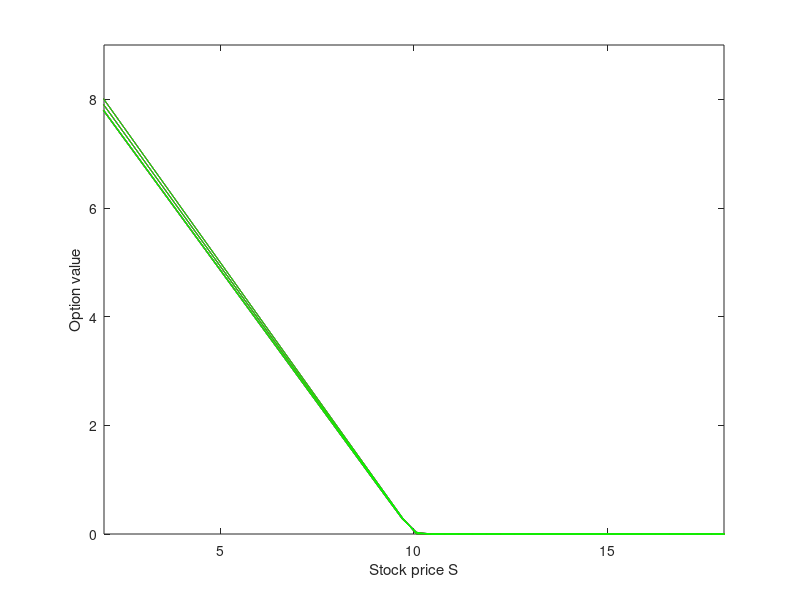

Reproduce this figure in MATLAB.
clc;close all; clear all;
X = 10; r = 0.05; sigma = 0.20; theta = 0.5;
T = 0.5;
N = 81;
M = 100;
S = linspace(1,30,N);
y = log(S);
dt = T/M;
dy = y(2)-y(1);
c = 1.53;
[call, put] = blsprice(S,X,r,T,sigma);
for j = 1:N
    y(j) = (j-1)*dy;
end
phi = zeros(N,N);
for i = 1:N
    for j = 1:N
         phi(i,j) = exp(-(c*(y(i)-y(j)))^2);
    end
end
L =  zeros(N,N);
Ly =  zeros(N,N);
Lyy =  zeros(N,N);
L = phi;
for i = 1:N
    for j = 1:N
        Ly(i,j) = -2*c^2*(y(i)-y(j))*exp(-(c*(y(i)-y(j)))^2);
    end
end
for i = 1:N
    for j = 1:N
        Lyy(i,j) = 2*c^2*exp(-(c*(y(i)-y(j)))^2)*(2*c^2*(y(i)-y(j))^2 - 1);
    end
end
P=r*(eye(N))-(0.5*sigma^2)*(pinv(L)*Lyy)-(r-(0.5*sigma^2))*(pinv(L)*Ly);
Uo = max(X-S,0);
%uo = zeros(N,1);
uo = pinv(L)*Uo';
vo = uo;
wo = uo;
u = zeros(N,1);
v = u;
w = u;
Un = zeros(N,1);
Vn = zeros(N,1);
Wn = zeros(N,1);
Unn = zeros(N,M);
Vnn = zeros(N,M);
Wnn = zeros(N,M);
t = (1:M)*dt;
P1 = (eye(N)+(1-theta)*dt*P);
P2 = (eye(N)-theta*dt*P);
b = pinv(P1)*P2;
for n = 1:M
    
    %Implicit
    u = b*uo;
    Un = L*u;
    for i = 1:N
        Unn(i,n) = Un(i);
    end
    uo = u;
end
for n = 1:M
    %RK2
    f1 = -dt*P*vo;
    f2 = -dt*P*(vo + 0.5*f1);
    v = vo + 0.5*(f1 + f2);
    Vn = L*v;
    Vnn(1,n) = X*exp(-r*n*dt);
    for j=2:N
        Vnn(j,n)=Vn(j);
    end
    v = L\Vn;
    vo = v;
end   
for n = 1:M
    %RK4
    F1 = -dt*P*wo;
    F2 = -dt*P*(wo + 0.5*F1);
    F3 = -dt*P*(wo + 0.5*F2);
    F4 = -dt*P*(wo + F3);
    w = wo + (F1 + 2*F2 + 2*F3 + F4)/6;
    Wn = L*w;
    Wnn(1,n) = X*exp(-r*n*dt);
    for j=2:N
        Wnn(j,n)=Wn(j);
    end
    w = L\Wn;
    wo = w;
end

figure(1)
plot(S,Unn(:,1),'b',S,Unn(:,round(M/2)),'b',S,Unn(:,M),'b','linewidth',1)
hold on
plot(S,Vnn(:,1),'r',S,Vnn(:,round(M/2)),'r',S,Vnn(:,M),'r','linewidth',1)
hold on
plot(S,Wnn(:,1),'g',S,Wnn(:,round(M/2)),'g',S,Wnn(:,M),'g','linewidth',1)
hold on
axis([2 18 0 9])
hold off
xlabel('Stock price S')
ylabel('Option value')

